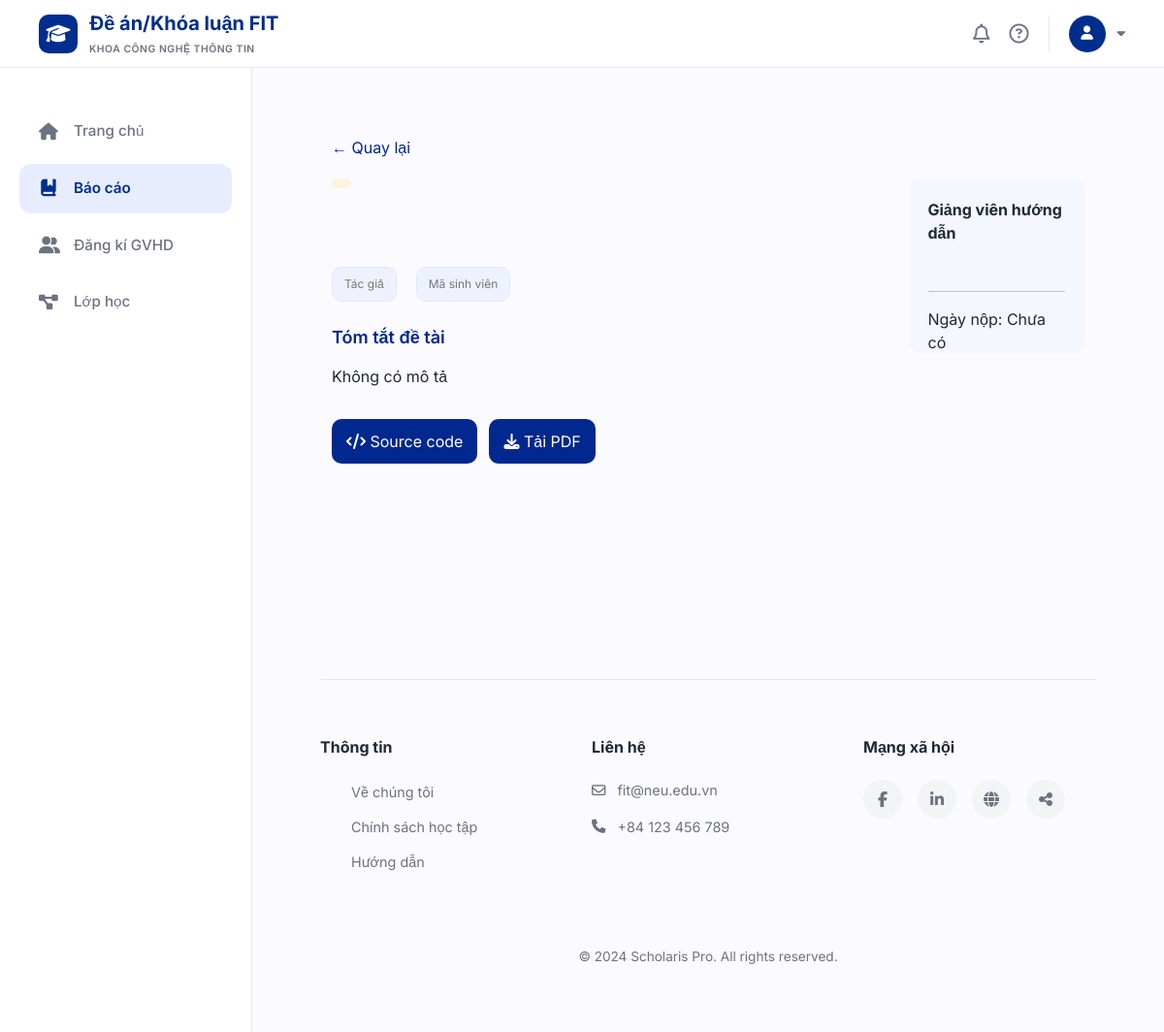
The app's page /theses/1, older data.
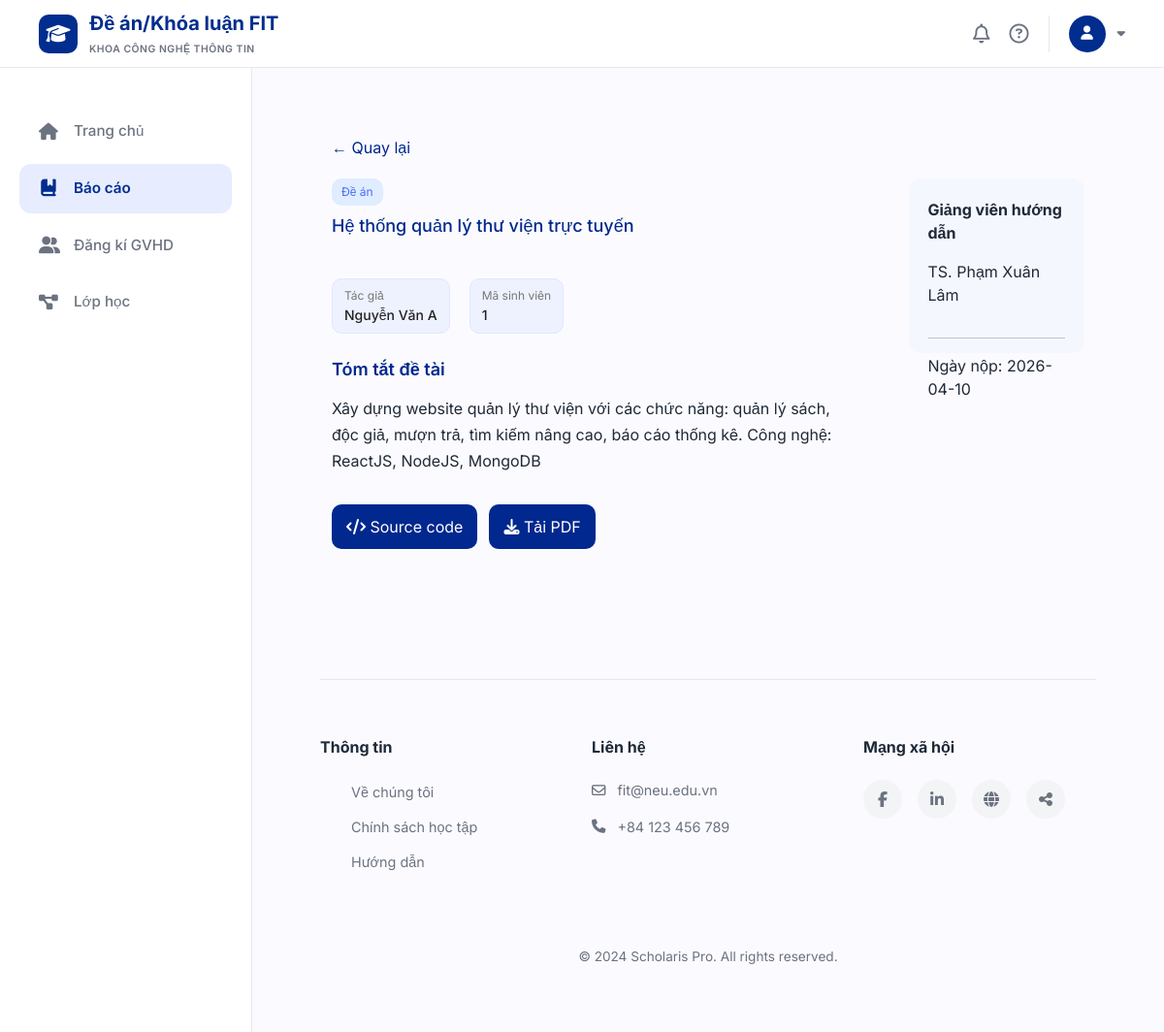
The same page, newer data.
### tables this page shows
CREATE TABLE course_types (
    id INTEGER PRIMARY KEY AUTOINCREMENT,
    type_name VARCHAR(50) NOT NULL UNIQUE
);

CREATE TABLE topics (
    id INTEGER PRIMARY KEY AUTOINCREMENT,
    student_id INTEGER NOT NULL,
    class_id INTEGER NOT NULL,
    title VARCHAR(500) NOT NULL,
    description TEXT,
    created_at DATETIME DEFAULT CURRENT_TIMESTAMP,
    updated_at DATETIME DEFAULT CURRENT_TIMESTAMP,
    FOREIGN KEY (student_id) REFERENCES students(id),
    FOREIGN KEY (class_id) REFERENCES classes(id)
);

CREATE TABLE users (
    id INTEGER PRIMARY KEY AUTOINCREMENT,
    email VARCHAR(100) NOT NULL UNIQUE,
    password VARCHAR(255) NOT NULL,
    full_name VARCHAR(100) NOT NULL,
    role VARCHAR(20) NOT NULL CHECK (role IN ('student', 'lecturer')),
    phone VARCHAR(20),
    created_at DATETIME DEFAULT CURRENT_TIMESTAMP
);

CREATE TABLE students (
    id INTEGER PRIMARY KEY AUTOINCREMENT,
    user_id INTEGER NOT NULL UNIQUE,
    student_code VARCHAR(20) NOT NULL UNIQUE,
    class_name VARCHAR(50),
    major VARCHAR(100),
    FOREIGN KEY (user_id) REFERENCES users(id) ON DELETE CASCADE
);

CREATE TABLE published_reports (
    id INTEGER PRIMARY KEY AUTOINCREMENT,
    student_id INTEGER NOT NULL,
    class_id INTEGER NOT NULL,
    topic_id INTEGER NOT NULL,
    file_url VARCHAR(500),
    source_code_url VARCHAR(500),
    published_at DATETIME DEFAULT CURRENT_TIMESTAMP,
    FOREIGN KEY (student_id) REFERENCES students(id),
    FOREIGN KEY (class_id) REFERENCES classes(id),
    FOREIGN KEY (topic_id) REFERENCES topics(id)
);

### app/student/thesis/routes.py (the view)
@thesis_bp.route("/theses/<int:topic_id>")
def thesis_detail(topic_id):
    base_template = "student/base.html"
    if session.get('role') == 'lecturer':
        base_template = "lecturer/base.html"
    conn = get_db()
    cursor = conn.cursor()
    sql = """
    SELECT
        topics.id,
        topics.title,
        topics.description,
        classes.class_code,
        courses.course_name,
        course_types.type_name,
        users.full_name AS lecturer_name,

        u2.full_name AS student_name,
        students.id AS student_code,

        published_reports.published_at,
        published_reports.file_url,
        published_reports.source_code_url

    FROM topics

    JOIN classes ON topics.class_id = classes.id
    JOIN courses ON classes.course_id = courses.id
    JOIN course_types ON courses.course_type_id = course_types.id
    JOIN lecturers ON classes.lecturer_id = lecturers.id
    JOIN users ON lecturers.user_id = users.id

    JOIN students ON topics.student_id = students.id
    JOIN users u2 ON students.user_id = u2.id

    LEFT JOIN published_reports
        ON published_reports.topic_id = topics.id

    WHERE topics.id = ?
    """
    thesis = cursor.execute(sql, (topic_id,)).fetchone()
    return render_template(
        "student/thesis_detail.html",
        t=thesis,
        base_template=base_template
    )

### app/database.py (called while the page is built)
def get_db():
    if 'db' not in g:
        g.db = sqlite3.connect(DB_PATH, timeout=30)
        g.db.row_factory = sqlite3.Row
        try:
            g.db.execute("PRAGMA journal_mode=WAL")
            g.db.execute("PRAGMA foreign_keys=ON")
        except sqlite3.OperationalError:
            pass
    return g.db

### templates/student/thesis_detail.html (shortened to what this page needs)
{% extends base_template %}
{% block styles %}
<link rel="stylesheet" href="{{ url_for('static', filename='theses.css') }}">
{% endblock %}
{% block content %}
<div class="container detail-page">
    <a href="/theses-projects" class="back">← Quay lại</a>
    <div class="detail-layout">
        <div class="main">
            <div class="type {{ 'project' if t['type_name']=='Đề án' else 'thesis' }}">
                {{ t["type_name"] }}
            </div>
            <h1 class="title">{{ t["title"] }}</h1>
            <div class="author-row">
                <div class="author-item">
                    <div class="label">Tác giả</div>
                    <div class="value">{{ t["student_name"] }}</div>
                </div>
                <div class="author-item">
                    <div class="label">Mã sinh viên</div>
                    <div class="value">{{ t["student_code"] }}</div>
                </div>
            </div>
            <h3 class="section-title">Tóm tắt đề tài</h3>
            <div class="desc">
                {{ t["description"] or "Không có mô tả" }}
            </div>
            <div class="bottom-actions">
                <a href="{{ t['source_code_url'] or '#' }}" class="btn">
                    <i class="fa-solid fa-code"></i> Source code
                </a>
                <a href="{{ t['file_url'] if t['file_url'] else '#' }}"
   class="btn"
   download="{{ t['file_url'].split('/')[-1] if t['file_url'] else '' }}"
   {% if not t['file_url'] %} onclick="return false;" {% endif %}>
    <i class="fa-solid fa-download"></i> Tải PDF
</a>
            </div>
        </div>
        <div class="side">
            <div class="info-box">
                <p><b>Giảng viên hướng dẫn</b></p>
                <p>{{ t["lecturer_name"] }}</p>
                <hr>
                <p class="date">
                    Ngày nộp: {{ t["published_at"][:10] if t["published_at"] else "Chưa có" }}
                </p>
            </div>
        </div>
    </div>
</div>
{% endblock %}

Row changes from the older to the newer data that the page shows:
now on this page (row unchanged): course_types: type_name "Đề án"
added topics: title "Hệ thống quản lý thư viện trực tuyến", description "Xây dựng website quản lý thư viện với các chức năng: quản lý sách, độc giả, mượn trả, tìm kiếm nâng cao, báo cáo thống kê. Công nghệ: ReactJS, NodeJS, MongoDB"
now on this page (row unchanged): users: student_name "Nguyễn Văn A"
now on this page (row unchanged): students: student_code "1"
now on this page (row unchanged): users: lecturer_name "TS. Phạm Xuân Lâm"
now on this page (row edited): published_reports: published_at "2026-04-10"
Text that changed along with them:
{{ t["description"] or "Không có mô tả" }}: "Không có mô tả" → (not shown)
{{ t["published_at"][:10] if t["published_at"] else "Chưa có" }}: "Chưa có" → (not shown)
